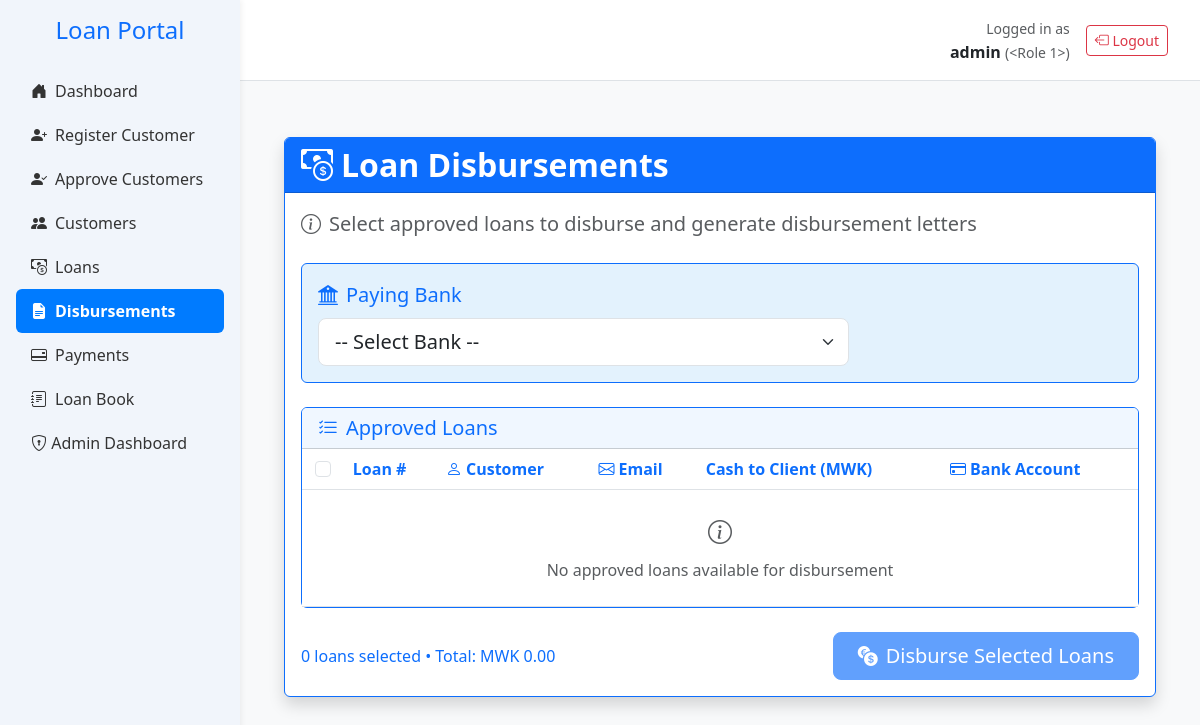
The app's page /disbursements (signed in), older data.
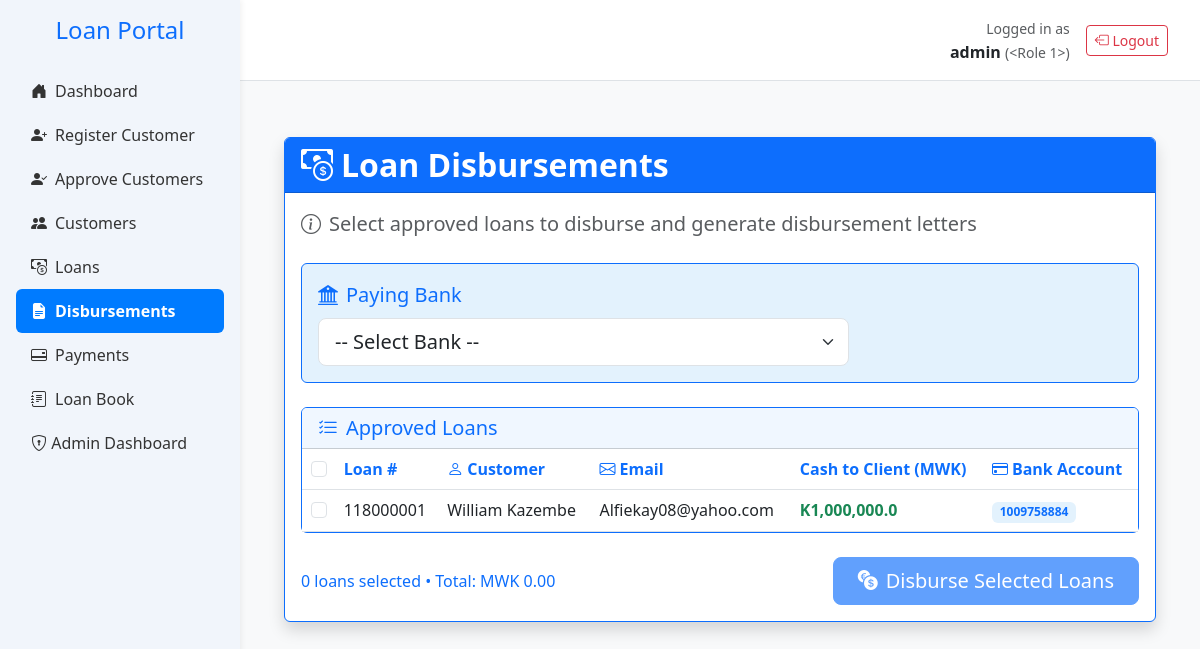
The same page, newer data.
### app.py (models this page shows, shortened)
class User(db.Model, UserMixin):
    __tablename__ = 'users'
    id = db.Column(db.Integer, primary_key=True)
    username = db.Column(db.String(100), unique=True)  # ✅
    password_hash = db.Column(db.String(512), nullable=False)  # ✅
    email = db.Column(db.String(150), nullable=False)  # ✅
    active = db.Column(db.Boolean, default=True, nullable=False)  # ✅
    role_id = db.Column(db.Integer, db.ForeignKey('roles.id', name='fk_users_role_id'))
    role = db.relationship('Role', backref='users')
    __table_args__ = (
        db.UniqueConstraint('username', name='uq_users_username'),
        db.UniqueConstraint('email', name='uq_users_email'),
    )

class LoanApplication(db.Model):
    __tablename__ = 'loan_applications'
    id = db.Column(db.Integer, primary_key=True)
    customer_id = db.Column(db.Integer, db.ForeignKey('customers.id'), nullable=False)
    loan_amount = db.Column(db.Float,nullable=False, default=0.0)
    status = db.Column(db.String(20), default='pending')
    created_at = db.Column(db.DateTime, default=datetime.utcnow)
    term_months = db.Column(db.Integer)
    monthly_instalment = db.Column(db.Float)
    total_repayment = db.Column(db.Float)
    effective_rate = db.Column(db.Float)
    category = db.Column(db.String(50))
    loan_category = db.Column(db.Integer, nullable=False)
    disbursed = db.Column(db.Boolean, default=False)
    disbursed_bank = db.Column(db.String(100))
    crb_fees = db.Column(db.Float, default=3000)
    origination_fees = db.Column(db.Float)
    insurance_fees = db.Column(db.Float)
    total_fees = db.Column(db.Float)
    collection_fees = db.Column(db.Float)
    schedule_id = db.Column(
    db.Integer,
    db.ForeignKey('repayment_schedules.id', use_alter=True, name='fk_schedule_id'),
    nullable=True
    )
    loan_number = db.Column(db.String(20), nullable=True, unique=True)
    file_number = db.Column(db.String(50))
    date_created = db.Column(db.DateTime, default=datetime.utcnow)
    disbursement_date = db.Column(db.Date, nullable=True)
    cash_to_client = db.Column(db.Float,nullable=False, default=0.0)
    top_up_interest = db.Column(db.Float, default=0.0)
    settlement_interest = db.Column(db.Float, default=0.0)
    closure_type = db.Column(db.String(20))  # 'settlement' or 'topup'
    closure_date = db.Column(db.DateTime)
    top_up_of = db.Column(db.Integer, db.ForeignKey('loan_applications.id'), nullable=True)
    application_status = db.Column(db.String(20), nullable=False, default='pending')
    loan_state = db.Column(db.String(20), nullable=False, default='active')
    performance_status = db.Column(db.String(20), nullable=False, default='performing')
    top_up_balance = db.Column(db.Float, default=0.0)
    settlement_balance = db.Column(db.Float, default=0.0)
    current_balance = db.Column(db.Float, default=0.0)
    settlement_type = Column(Enum(SettlementTypeEnum), nullable=True)
    settling_institution = Column(String(255), nullable=True)  # only if third_party
    settlement_reason = db.Column(db.String(255), nullable=True)
    parent_loan_id = db.Column(
        db.Integer,
        db.ForeignKey('loan_applications.id'),
        nullable=True
    )
    topups = db.relationship(
        'LoanApplication',
        foreign_keys=[parent_loan_id],  # 👈 Specify which foreign key to use
        backref=db.backref('parent_loan', remote_side=[id]),
        cascade='all, delete-orphan'
    )
    payments = db.relationship('Payment', back_populates='loan', cascade='all, delete-orphan')
    customer = db.relationship('Customer', back_populates='loans')
    repayment_schedules = db.relationship(
        'RepaymentSchedule',
        back_populates='loan',
        cascade='all, delete-orphan',
        foreign_keys='RepaymentSchedule.loan_id'
        )

class Customer(db.Model):
    __tablename__ = 'customers'
    id = db.Column(db.Integer, primary_key=True)
    national_id = db.Column(db.String(20), unique=True, nullable=False)
    first_name = db.Column(db.String(100), nullable=False)
    last_name = db.Column(db.String(100), nullable=False)
    gender = db.Column(db.String(10))
    dob = db.Column(db.String(20))
    title = db.Column(db.String(20))
    email = db.Column(db.String(100), nullable=False)
    contact = db.Column(db.String(20))
    address = db.Column(db.String(255))
    next_of_kin_name = db.Column(db.String(20),nullable=False)
    next_of_kin_relationship = db.Column(db.String(20),nullable=False)
    next_of_kin_contact = db.Column(db.String(20))
    employer = db.Column(db.String(100), nullable=False)
    job_title = db.Column(db.String(100))
    salary = db.Column(db.Float)
    service_length = db.Column(db.String(50))
    bank_name = db.Column(db.String(100))
    bank_account = db.Column(db.String(20), nullable=False)
    salary_deposited = db.Column(db.String(10))
    district = db.Column(db.String(100))
    region = db.Column(db.String(100))
    amount_requested = db.Column(db.Float)
    status = db.Column(db.String(20), default='pending')
    is_approved_for_creation = db.Column(db.Boolean, default=False)
    maker_id = db.Column(db.Integer, nullable=False)
    checker_id = db.Column(db.Integer)
    is_approved_for_deletion = db.Column(db.Boolean, default=False)
    file_number = db.Column(db.String(20))
    created_at = db.Column(db.DateTime, default=datetime.utcnow)
    loans = db.relationship('LoanApplication', back_populates='customer')

### app.py (the view, shortened to what this page needs)
@app.route('/disbursements', methods=['GET', 'POST'])
@login_required
@role_required("admin", "finance_officer")
def disbursements():
    from sqlalchemy.orm import joinedload
    from datetime import datetime
    loans = db.session.query(LoanApplication) \
        .join(Customer, LoanApplication.customer_id == Customer.id) \
        .options(
            joinedload(LoanApplication.customer),
            joinedload(LoanApplication.parent_loan)
                .joinedload(LoanApplication.payments)
                .joinedload(Payment.allocation)
        ) \
        .filter(LoanApplication.application_status == 'approved') \
        .filter(LoanApplication.disbursed == False) \
        .filter(Customer.is_approved_for_creation == True) \
        .all()
    for loan in loans:
        if loan.cash_to_client is None:
            loan.cash_to_client = float(loan.loan_amount)
        app.logger.info(f"[DISBURSEMENT] Loan #{loan.loan_number} | Top-up of: {loan.top_up_of} | Cash to Client: {loan.cash_to_client}")
    return render_template('disbursements.html', loans=loans, selected_bank=request.form.get('bank'))

### templates/disbursements.html (shortened to what this page needs)
{% extends 'base.html' %}
{% block content %}
<div class="container mt-4">
    <div class="card border-primary shadow">
        <div class="card-header bg-primary text-white">
            <h2 class="fw-bold mb-0">
                <i class="bi bi-cash-coin me-2"></i>Loan Disbursements
            </h2>
        </div>
        <div class="card-body">
            <p class="lead text-muted mb-4">
                <i class="bi bi-info-circle me-2"></i>Select approved loans to disburse and generate disbursement letters
            </p>
            <form method="POST" action="{{ url_for('disbursements') }}">
                <div class="card border-primary mb-4 bg-primary-soft">
                    <div class="card-body">
                        <div class="row g-3 align-items-center">
                            <div class="col-md-8">
                                <label for="bank" class="form-label fs-5 text-primary">
                                    <i class="bi bi-bank2 me-2"></i>Paying Bank
                                </label>
                                <select id="bank" name="bank" class="form-select form-select-lg" required>
                                    <option value="">-- Select Bank --</option>
                                </select>
                            </div>
                        </div>
                    </div>
                </div>
                <div class="card border-primary">
                    <div class="card-header bg-light-primary">
                        <h5 class="mb-0 text-primary">
                            <i class="bi bi-list-check me-2"></i>Approved Loans
                        </h5>
                    </div>
                    <div class="card-body p-0">
                        <div class="table-responsive">
                            <table class="table table-hover align-middle mb-0">
                                <thead class="bg-light-primary">
                                    <tr>
                                        <th class="text-center">
                                            <input type="checkbox" id="selectAll" class="form-check-input">
                                        </th>
                                        <th class="text-primary">Loan #</th>
                                        <th class="text-primary"><i class="bi bi-person me-1"></i>Customer</th>
                                        <th class="text-primary"><i class="bi bi-envelope me-1"></i>Email</th>
                                        <th class="text-primary">Cash to Client (MWK)</th>
                                        <th class="text-primary"><i class="bi bi-credit-card me-1"></i>Bank Account</th>
                                    </tr>
                                </thead>
                                <tbody>
                                    {% if loans %}
                                        {% for loan in loans %}
                                            <tr>
                                                <td class="text-center">
                                                    <input class="form-check-input loan-checkbox"
                                                           type="checkbox"
                                                           name="loan_ids[]"
                                                           value="{{ loan.id }}">
                                                </td>
                                                <td>{{ loan.loan_number }}</td>
                                                <td class="fw-medium">{{ loan.customer.first_name }} {{ loan.customer.last_name }}</td>
                                                <td>{{ loan.customer.email }}</td>
                                                <td class="fw-bold text-success">
                                                    {{ "K{:,}".format(loan.cash_to_client|float) if loan.cash_to_client else "N/A" }}
                                                </td>
                                                <td>
                                                    <span class="badge bg-primary-soft text-primary">
                                                        {{ loan.customer.bank_account }}
                                                    </span>
                                                </td>
                                            </tr>
                                        {% endfor %}
                                    {% else %}
                                        <tr>
                                            <td colspan="6" class="text-center py-4">
                                                <div class="text-muted">
                                                    <i class="bi bi-info-circle fs-4"></i>
                                                    <p class="mt-2 mb-0">No approved loans available for disbursement</p>
                                                </div>
                                            </td>
                                        </tr>
                                    {% endif %}
                                </tbody>
                            </table>
                        </div>
                    </div>
                </div>
                <div class="mt-4 d-flex justify-content-between align-items-center">
                    <div class="text-primary">
                        <span id="selectedCount">0</span> loans selected •
                        Total: MWK <span id="totalAmount">0.00</span>
                    </div>
                    <button type="submit" class="btn btn-primary btn-lg px-4">
                        <i class="bi bi-currency-exchange me-2"></i>Disburse Selected Loans
                    </button>
                </div>
            </form>
        </div>
    </div>
</div>
{% endblock %}

### templates/base.html (shortened to what this page needs)
<!DOCTYPE html>
<html lang="en">
<head>
    <link href="https://cdn.jsdelivr.net/npm/bootstrap@5.3.0/dist/css/bootstrap.min.css" rel="stylesheet">
    <link href="https://cdn.jsdelivr.net/npm/bootstrap-icons@1.10.5/font/bootstrap-icons.css" rel="stylesheet">
</head>
<body>
    <div class="sidebar">
        <h4 class="text-center text-primary mb-4">Loan Portal</h4>
        <ul class="nav flex-column px-3">
            <li class="nav-item">
                <a class="nav-link {% if request.endpoint == 'home' %}active{% endif %}" href="{{ url_for('home') }}">
                    <i class="bi bi-house-door-fill me-2"></i>Dashboard
                </a>
            </li>
            <li class="nav-item">
                <a class="nav-link {% if request.endpoint == 'register_customer_debug' %}active{% endif %}" href="{{ url_for('register_customer_debug') }}">
                    <i class="bi bi-person-plus-fill me-2"></i>Register Customer
                </a>
            </li>
            <li class="nav-item">
                <a class="nav-link {% if request.endpoint == 'approve_customers' %}active{% endif %}" href="{{ url_for('approve_customers') }}">
                    <i class="bi bi-person-check-fill me-2"></i>Approve Customers
                </a>
            </li>
            <li class="nav-item">
                <a class="nav-link {% if request.endpoint == 'customers' %}active{% endif %}" href="{{ url_for('customers') }}">
                    <i class="bi bi-people-fill me-2"></i>Customers
                </a>
            </li>
            <li class="nav-item">
                <a class="nav-link {% if request.endpoint == 'view_loans' %}active{% endif %}" href="{{ url_for('view_loans') }}">
                    <i class="bi bi-cash-coin me-2"></i>Loans
                </a>
            </li>
            <li class="nav-item">
                <a class="nav-link {% if request.endpoint == 'disbursements' %}active{% endif %}" href="{{ url_for('disbursements') }}">
                    <i class="bi bi-file-earmark-text-fill me-2"></i>Disbursements
                </a>
            </li>
            <li class="nav-item">
                <a class="nav-link {% if request.endpoint == 'payments' %}active{% endif %}" href="{{ url_for('payments') }}">
                    <i class="bi bi-credit-card-2-back me-2"></i>Payments
                </a>
            </li>
            <li class="nav-item">
                <a class="nav-link {% if request.endpoint == 'loanbook' %}active{% endif %}" href="{{ url_for('loanbook') }}">
                    <i class="bi bi-journal-text me-2"></i>Loan Book
                </a>
            </li>
                {% if current_user.is_authenticated and current_user.role.name == 'admin' %}
                    <li class="nav-item">
                     <a class="nav-link" href="{{ url_for('admin_dashboard') }}">
                    <i class="bi bi-shield-lock"></i> Admin Dashboard
                </a>
            </li>
            {% endif %}
        </ul>
    </div>
    <div class="topbar d-flex justify-content-between align-items-center">
        {% if current_user.is_authenticated %}
        <div class="d-flex align-items-center">
            <div class="me-3 text-end">
                <small class="text-muted">Logged in as</small><br>
                <strong>{{ current_user.username }}</strong>
                <small class="text-muted">({{ current_user.role|title }})</small>
            </div>
            <a href="{{ url_for('logout') }}" class="btn btn-outline-danger btn-sm">
                <i class="bi bi-box-arrow-left"></i> Logout
            </a>
        </div>
        {% endif %}
    </div>
    <div class="main">
        {% block content %}{% endblock %}
    </div>
</body>
</html>

Row changes from the older to the newer data that the page shows:
added LoanApplication: loan_number "118000001", customer.first_name "William", customer.last_name "Kazembe", customer.email "Alfiekay08@yahoo.com", cash_to_client "K1,000,000.0", customer.bank_account "1009758884"
Text that changed along with them:
text no longer shown: "No approved loans available for disbursement"
